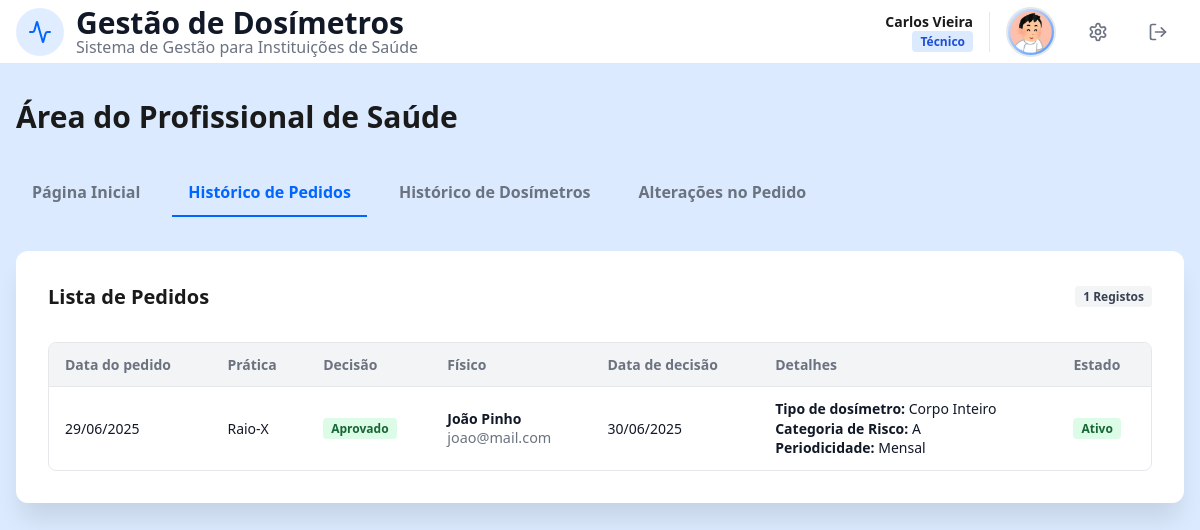
Page /HP.php?tab=pedidos (signed in) on the committed database.
### tables this page shows
CREATE TABLE ApprovedRequest (
    idA INTEGER PRIMARY KEY AUTOINCREMENT,
    idR INTEGER NOT NULL,
    idP INTEGER NOT NULL,
    approvalDate DATETIME NOT NULL,
    periodicity TEXT CHECK(periodicity IN ('Mensal','Trimestral')) NOT NULL,
    riskCategory TEXT CHECK(riskCategory IN ('A', 'B')) NOT NULL,
    dosimeterType TEXT CHECK(dosimeterType IN ('Corpo Inteiro','Extremidade')) NOT NULL,
    status TEXT CHECK(status IN ('Ativo', 'Suspenso')) DEFAULT 'Ativo',
    FOREIGN KEY (idR) REFERENCES DosimeterRequest(idR) ON DELETE CASCADE,
    FOREIGN KEY (idP) REFERENCES User(idU) ON DELETE CASCADE
);

CREATE TABLE DosimeterRequest (
    idR INTEGER PRIMARY KEY AUTOINCREMENT,
    idU INTEGER NOT NULL,
    pratica TEXT NOT NULL,
    requestDate DATETIME NOT NULL,
    decisionMade BOOLEAN DEFAULT 0,
    FOREIGN KEY (idU) REFERENCES User(idU) ON DELETE CASCADE
);

CREATE TABLE User (
    idU INTEGER PRIMARY KEY AUTOINCREMENT,
    name TEXT NOT NULL,
    surname TEXT NOT NULL, 
    birthDate DATE NOT NULL,
    sex TEXT CHECK(sex IN ('Female', 'Male', 'Other')) NOT NULL,
    email TEXT UNIQUE NOT NULL, 
    password TEXT NOT NULL,
    phoneN TEXT CHECK(phoneN GLOB '+[0-9][0-9][0-9]*'),
    userType TEXT CHECK(userType IN ('Administrador', 'Físico Médico', 'Profissional de Saúde')) NOT NULL,
    userStatus BOOLEAN DEFAULT 1,
    profilePic TEXT DEFAULT 'foto/12225881.png'
);

### database/hp_db.php (called while the page is built, shortened)
<?php
function getAllRequests($db, $idUser) {
    $sql = "SELECT
                dr.requestDate,
                dr.pratica,
                dr.decisionMade,
                ar.status as stAp,
                ar.approvalDate,
                ar.riskCategory,
                ar.dosimeterType,
                ar.periodicity,
                u.name,
                u.surname,
                u.email,
                rr.comment as motRej
            FROM DosimeterRequest dr
            LEFT JOIN ApprovedRequest ar ON dr.idR = ar.idR
            LEFT JOIN RejectedRequest rr ON dr.idR = rr.idR
            LEFT JOIN User u ON (ar.idP = u.idU OR rr.idP = u.idU)
            WHERE dr.idU = :id
            ORDER BY dr.requestDate DESC";
    $stmt = $db->prepare($sql);
    $stmt->execute(['id' => $idUser]);
    return $stmt->fetchAll(PDO::FETCH_ASSOC);
}
?>

### templates/hp_views.php (the view, shortened to what this page needs)
<?php
function getStatusClass($estado) {
    switch (strtolower(trim($estado))) {
        case 'ativo': return 'badge-green';
    }
}
function renderHPTabs($currentTab) {
    ?>
    <div class="admin-tabs">
        <a href="HP.php?tab=dashboard" class="tab-link <?php echo $currentTab=='dashboard'?'active':''; ?>">Página Inicial</a>
        <a href="HP.php?tab=pedidos" class="tab-link <?php echo $currentTab=='pedidos'?'active':''; ?>">Histórico de Pedidos</a>
        <a href="HP.php?tab=historico" class="tab-link <?php echo $currentTab=='historico'?'active':''; ?>">Histórico de Dosímetros</a>
        <a href="HP.php?tab=alteracoes" class="tab-link <?php echo $currentTab=='alteracoes'?'active':''; ?>">Alterações no Pedido</a>
    </div>
    <?php
}
    ?>
    <?php
function renderOrdersList($pedidos) {
    ?>
    <div class="card mb2">
        <div class="mb1 header-flex">
            <h2 class="titulo-separador">Lista de Pedidos</h2>
            <span class="badge-gray role-badge"><?php echo count($pedidos); ?> Registos</span>
        </div>
        <div class="table-container">
            <table class="admin-table">
                <thead>
                    <tr>
                        <th>Data do pedido</th>
                        <th>Prática</th>
                        <th>Decisão</th>
                        <th>Físico</th>
                        <th>Data de decisão</th>
                        <th>Detalhes</th>
                        <th>Estado</th>
                    </tr>
                </thead>
                <tbody>
                    <?php if (empty($pedidos)): ?>
                        <tr><td colspan="7" class="msg-nav text-center">Nenhum registo encontrado.</td></tr>
                    <?php else: ?>
                        <?php foreach ($pedidos as $p):
                            if ($p['decisionMade'] == 0) {
                                $decisaoTxt='Pendente'; $decisaoCls='badge-yellow';
                            } elseif ($p['stAp']) {
                                $decisaoTxt='Aprovado'; $decisaoCls='badge-green';
                            } else {
                                $decisaoTxt='Rejeitado'; $decisaoCls='badge-red';
                            }
                            $estadoBadge = '---';
                            if ($decisaoTxt === 'Aprovado') {
                                $stClass = getStatusClass($p['stAp']);
                                $estadoBadge = '<span class="'.$stClass.' role-badge">'.htmlspecialchars($p['stAp']).'</span>';
                            }
                        ?>
                        <tr>
                            <td><?php echo date('d/m/Y', strtotime($p['requestDate'])); ?></td>
                            <td><?php echo htmlspecialchars($p['pratica']); ?></td>
                            <td><span class="<?php echo $decisaoCls; ?> role-badge"><?php echo $decisaoTxt; ?></span></td>
                            <td>
                                <?php if (!empty($p['name'])): ?>
                                    <span class="nome-tab"><?php echo htmlspecialchars($p['name'].' '.$p['surname']); ?></span><br>
                                    <span class="com-cinza"><?php echo htmlspecialchars($p['email']); ?></span>
                                <?php else: ?>
                                    <span class="com-cinza">---</span>
                                <?php endif; ?>
                            </td>
                            <td>
                                <?php echo !empty($p['approvalDate']) ? date('d/m/Y', strtotime($p['approvalDate'])) : '---'; ?>
                            </td>
                            <td>
                                <?php if ($decisaoTxt === 'Aprovado'): ?>
                                    <div style="line-height: 1.4;">
                                        <div><strong>Tipo de dosímetro:</strong> <?php echo htmlspecialchars($p['dosimeterType']); ?></div>
                                        <div><strong>Categoria de Risco:</strong> <?php echo htmlspecialchars($p['riskCategory']); ?></div>
                                        <div><strong>Periodicidade:</strong> <?php echo htmlspecialchars($p['periodicity']); ?></div>
                                    </div>
                                <?php elseif ($decisaoTxt === 'Rejeitado'): ?>
                                    <span class="text-red"><strong>Motivo:</strong> <?php echo htmlspecialchars($p['motRej']); ?></span>
                                <?php else: ?>
                                    <span class="com-cinza">A aguardar avaliação...</span>
                                <?php endif; ?>
                            </td>
                            <td><?php echo $estadoBadge; ?></td>
                        </tr>
                        <?php endforeach; ?>
                    <?php endif; ?>
                </tbody>
            </table>
        </div>
    </div>
    <?php
}
    ?>

### css/style.css (style rules this page uses)
:root { font-size: 16px; --primary: #0066ff; --primary-light: #4d94ff; --primary-dark: #0052cc; --white: #ffffff; --foreground: #1a1a1a; --border: #e5e7eb; --input-bg: #f9fafb; --muted: #6b7280; --background: #dbeafe; --background2: #b2cdf0; --bg-body: #f3f4f6; --text-main: #111827; --green:#166534; --green2: #15803d; --green3:#16a34a; --green-light: #dcfce7; --green-light2:#bbf7d0; --red:#991b1b; --red2: #ef4444e6; --red-light: #fee2e2; --red-light2:#fecaca; --badge-blue:#1d4ed8; --badge-purple: #7e22ce; --badge-purple-background:#f3e8ff; --badge-red: #b91c1c; --dosimetro1: #fff7ed; --borda1:#d97706; --dosimetro2:#f0fdf4; --cinza: #374151; --badge-yellow:#854d0e; --badge-yellow-background:#fef9c3; }
* { margin: 0;padding: 0;box-sizing: border-box; }
html, body { height: 100%; font-family: "Segoe UI", "Helvetica Neue", Arial, sans-serif; background: var(--background);color: var(--foreground); }
:where(p, h1, h2, button) { overflow-wrap: anywhere; word-break: break-word; }
a { text-decoration: none; }
.header-container, .profile-header-flex, .header-flex { display: flex; align-items: center; justify-content: space-between; }
.header-flex { padding: 0; gap: 1rem; flex-wrap: wrap; }
.com-cinza { color: var(--muted); font-size: 0.9rem; }
.titulo-separador { font-size:1.25rem; font-weight:600; }
.nome-tab { font-weight:600; color:var(--text-main); }
.mb2 { margin-bottom: 2rem; }
.mb1 { margin-bottom: 1rem; }
.card, .card1, .modal-box { background-color: var(--white); border-radius: 0.75rem; display: flex; flex-direction: column; }
.card { box-shadow: 0 20px 25px -5px rgba(0, 0, 0, 0.1); padding: 2rem; gap: 1rem; }
.role-badge, .etiqueta { font-size: 0.75rem; padding: 2px 8px; border-radius: 4px; font-weight: 600; display: inline-block; }
.badge-green, .alert-success { background-color: var(--green-light); color: var(--green); }
.badge-gray { background-color: var(--bg-body); color: var(--cinza); }
.admin-tabs { display: flex; gap: 1rem; margin-bottom: 2rem; overflow-x: auto; padding-bottom: 2px; }
.tab-link { padding: 0.75rem 1rem; color: var(--muted); text-decoration: none; font-size: 1rem; font-weight: 600; border-bottom: 2px solid transparent; transition: all 0.2s; white-space: nowrap; }
.tab-link.active { color: var(--primary); border-bottom-color: var(--primary); }
.table-container { width: 100%; overflow-x: auto; border: 1px solid var(--border); border-radius: 0.5rem; background-color: var(--white); }
.admin-table { width: 100%; border-collapse: collapse; font-size: 0.875rem; text-align: justify; }
.admin-table th { background-color: var(--bg-body); padding: 0.75rem 1rem; font-weight: 600; color: var(--muted);border-bottom: 1px solid var(--border); }
.admin-table td { padding: 0.75rem 1rem; border-bottom: 1px solid var(--border); color: var(--text-main); }
.admin-table tr:last-child td { border-bottom: none; }

### rows in the picture
approvedrequest: idR.requestDate "29/06/2025", idR.pratica "Raio-X", decisaoTxt "Aprovado", idP.surname "João Pinho", idP.email "joao@mail.com", approvalDate "30/06/2025", dosimeterType "Corpo Inteiro", riskCategory "A", periodicity "Mensal", status "Ativo"

### other values in the picture
$userName . ' ' . $userSurname "Carlos Vieira"
$roleLabel "Técnico"
count($pedidos) "1"
